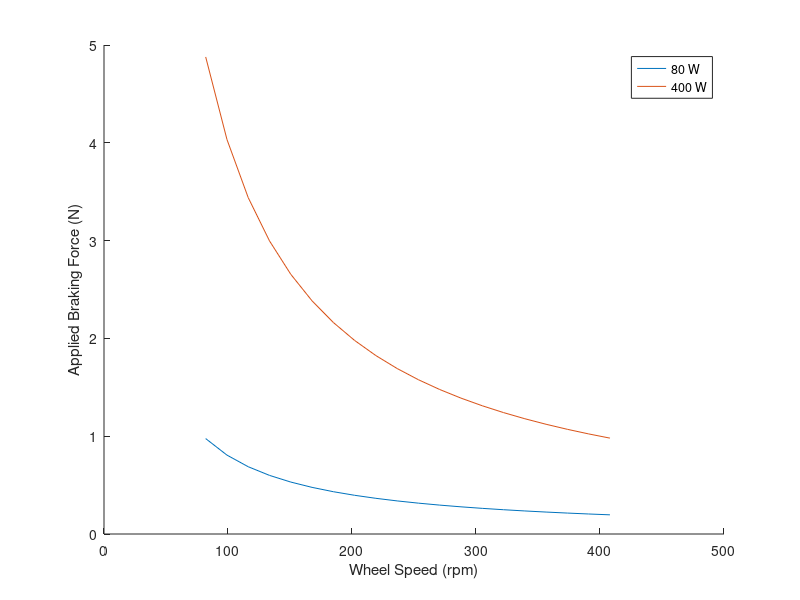

The MATLAB source for this figure:
clc;
clear;

speeds27 = linspace(82, 408, 20);
speeds29 = linspace(76, 379, 20);

min_force27 = 80 ./ speeds27;
max_force27 = 400 ./ speeds27;

min_force29 = 80 ./ speeds29;
max_force29 = 400 ./ speeds29;

f = figure;
hold on;
plot(speeds27, min_force27)
plot(speeds27, max_force27)
xlabel('Wheel Speed (rpm)')
ylabel('Applied Braking Force (N)')
legend('80 W', '400 W')
exportgraphics(f, ...
    '..\..\Report\graphics\BrakingForce.jpg', ...
    'Resolution', 600)
close(f)